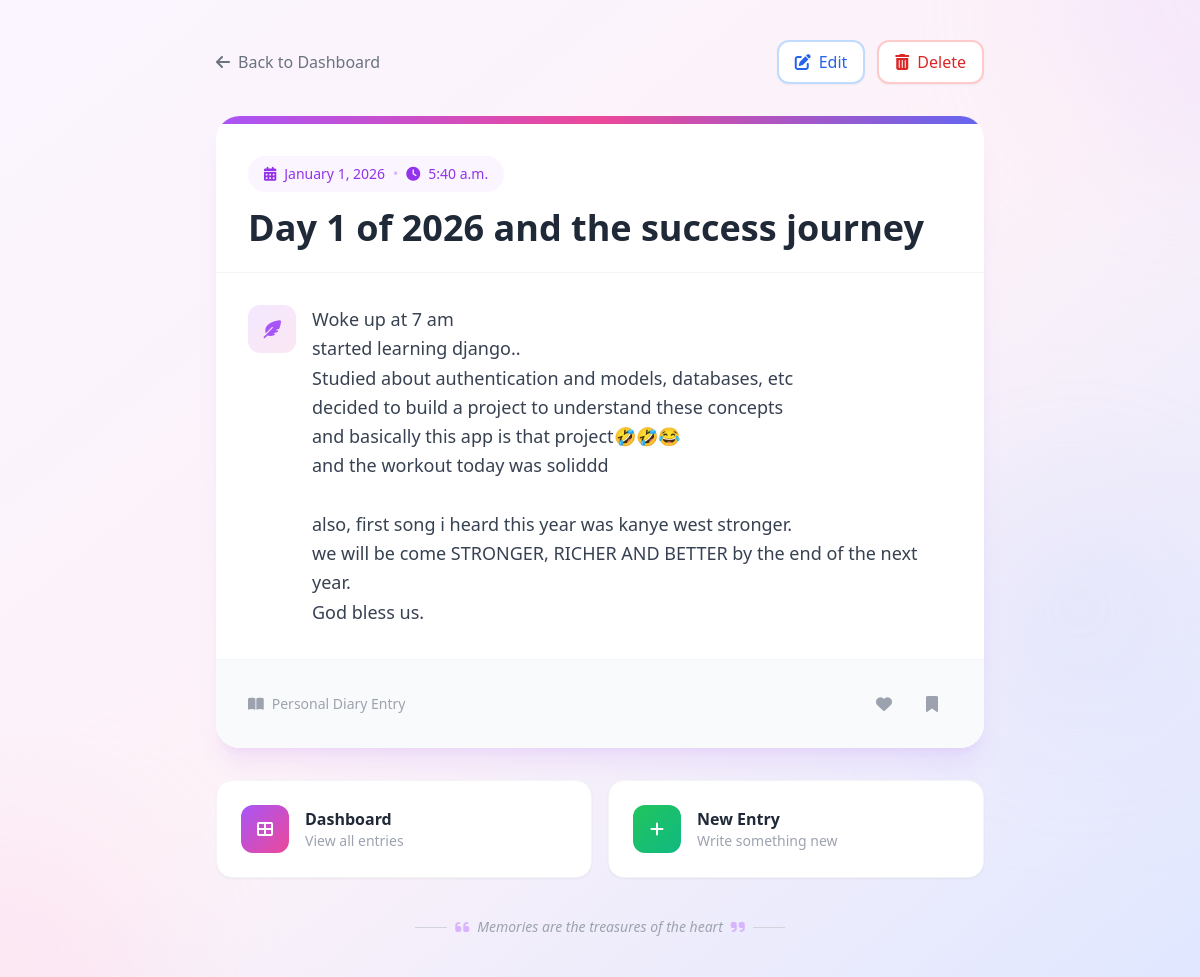
Screenshot of /entry/3/ (signed in) with the database file from the repository.
### diary/models.py (models this page shows, shortened)
class DiaryEntry(models.Model):
    title = models.CharField(max_length=200)
    content = models.TextField()
    created_at = models.DateTimeField(auto_now_add=True)
    owner = models.ForeignKey(
        User,
        on_delete=models.CASCADE
    )

### diary/views.py (the view)
# urls.py: path("entry/<int:entry_id>/", entry_detail, name="entry_detail"),
@login_required
def entry_detail(request, entry_id):
    entry = get_object_or_404(DiaryEntry, id=entry_id, owner=request.user)
    return render(request, "diary/entry_detail.html", {"entry": entry})

### diary/templates/diary/entry_detail.html (shortened to what this page needs)
<!DOCTYPE html>
<html lang="en">
<head>
    <script src="https://cdn.tailwindcss.com"></script>
    <link rel="stylesheet" href="https://cdnjs.cloudflare.com/ajax/libs/font-awesome/6.4.0/css/all.min.css">
</head>
<body class="min-h-screen bg-gradient-to-br from-purple-50 via-pink-50 to-indigo-100 py-10 px-6">
    <div class="fixed inset-0 overflow-hidden pointer-events-none">
        <div class="absolute -top-40 -right-40 w-80 h-80 bg-purple-200 rounded-full mix-blend-multiply filter blur-3xl opacity-30"></div>
        <div class="absolute -bottom-40 -left-40 w-80 h-80 bg-pink-200 rounded-full mix-blend-multiply filter blur-3xl opacity-30"></div>
        <div class="absolute top-1/2 right-0 w-60 h-60 bg-indigo-200 rounded-full mix-blend-multiply filter blur-3xl opacity-20"></div>
    </div>
    <div class="relative max-w-3xl mx-auto">
        <div class="flex flex-col sm:flex-row sm:items-center sm:justify-between gap-4 mb-8">
            <a href="{% url 'dashboard' %}" class="inline-flex items-center space-x-2 text-gray-500 hover:text-purple-600 group transition-colors duration-300">
                <i class="fas fa-arrow-left group-hover:-translate-x-1 transition-transform duration-300"></i>
                <span>Back to Dashboard</span>
            </a>
            <div class="flex items-center space-x-3">
                <a href="{% url 'edit_entry' entry.id %}" class="inline-flex items-center space-x-2 px-4 py-2 bg-white text-blue-600 font-medium rounded-xl border-2 border-blue-200 hover:bg-blue-50 hover:border-blue-300 hover:scale-105 active:scale-95 transition-all duration-300 shadow-sm">
                    <i class="fas fa-pen-to-square"></i>
                    <span>Edit</span>
                </a>
                <a href="{% url 'delete_entry' entry.id %}" class="inline-flex items-center space-x-2 px-4 py-2 bg-white text-red-600 font-medium rounded-xl border-2 border-red-200 hover:bg-red-50 hover:border-red-300 hover:scale-105 active:scale-95 transition-all duration-300 shadow-sm">
                    <i class="fas fa-trash-alt"></i>
                    <span>Delete</span>
                </a>
            </div>
        </div>
        <article class="bg-white rounded-3xl shadow-xl shadow-purple-500/10 overflow-hidden">
            <div class="h-2 bg-gradient-to-r from-purple-500 via-pink-500 to-indigo-500"></div>
            <div class="px-8 pt-8 pb-6 border-b border-gray-100">
                <div class="inline-flex items-center space-x-2 px-4 py-2 bg-purple-50 text-purple-600 rounded-full text-sm font-medium mb-4">
                    <i class="fas fa-calendar-alt"></i>
                    <span>{{ entry.created_at|date:"F j, Y" }}</span>
                    <span class="text-purple-300">•</span>
                    <i class="fas fa-clock"></i>
                    <span>{{ entry.created_at|date:"g:i a" }}</span>
                </div>
                <h1 class="text-3xl sm:text-4xl font-bold text-gray-800 leading-tight">
                    {{ entry.title }}
                </h1>
            </div>
            <div class="px-8 py-8">
                <div class="flex items-start space-x-4">
                    <div class="hidden sm:flex flex-shrink-0 w-12 h-12 bg-gradient-to-br from-purple-100 to-pink-100 rounded-xl items-center justify-center">
                        <i class="fas fa-feather-alt text-purple-500 text-lg"></i>
                    </div>
                    <div class="flex-1 min-w-0">
                        <div class="content-area text-gray-700 text-lg leading-relaxed">{{ entry.content }}</div>
                    </div>
                </div>
            </div>
            <div class="px-8 py-6 bg-gray-50 border-t border-gray-100">
                <div class="flex flex-col sm:flex-row sm:items-center sm:justify-between gap-4">
                    <div class="flex items-center space-x-4 text-sm text-gray-400">
                        <div class="flex items-center space-x-2">
                            <i class="fas fa-book-open"></i>
                            <span>Personal Diary Entry</span>
                        </div>
                    </div>
                    <div class="flex items-center space-x-2">
                        <button class="w-10 h-10 flex items-center justify-center text-gray-400 hover:text-pink-500 hover:bg-pink-50 rounded-xl transition-all duration-300">
                            <i class="fas fa-heart"></i>
                        </button>
                        <button class="w-10 h-10 flex items-center justify-center text-gray-400 hover:text-purple-500 hover:bg-purple-50 rounded-xl transition-all duration-300">
                            <i class="fas fa-bookmark"></i>
                        </button>
                    </div>
                </div>
            </div>
        </article>
        <div class="grid grid-cols-1 sm:grid-cols-2 gap-4 mt-8">
            <a href="{% url 'dashboard' %}" class="group bg-white rounded-2xl p-6 shadow-sm border border-gray-100 hover:shadow-lg hover:border-purple-200 transition-all duration-300">
                <div class="flex items-center space-x-4">
                    <div class="w-12 h-12 bg-gradient-to-br from-purple-500 to-pink-500 rounded-xl flex items-center justify-center group-hover:scale-110 transition-transform duration-300">
                        <i class="fas fa-th-large text-white"></i>
                    </div>
                    <div>
                        <p class="font-semibold text-gray-800 group-hover:text-purple-600 transition-colors duration-300">Dashboard</p>
                        <p class="text-sm text-gray-400">View all entries</p>
                    </div>
                </div>
            </a>
            <a href="{% url 'create_entry' %}" class="group bg-white rounded-2xl p-6 shadow-sm border border-gray-100 hover:shadow-lg hover:border-purple-200 transition-all duration-300">
                <div class="flex items-center space-x-4">
                    <div class="w-12 h-12 bg-gradient-to-br from-green-500 to-emerald-500 rounded-xl flex items-center justify-center group-hover:scale-110 transition-transform duration-300">
                        <i class="fas fa-plus text-white"></i>
                    </div>
                    <div>
                        <p class="font-semibold text-gray-800 group-hover:text-green-600 transition-colors duration-300">New Entry</p>
                        <p class="text-sm text-gray-400">Write something new</p>
                    </div>
                </div>
            </a>
        </div>
        <div class="mt-8 text-center">
            <div class="inline-flex items-center space-x-2 text-gray-400">
                <div class="w-8 h-px bg-gray-300"></div>
                <i class="fas fa-quote-left text-purple-300"></i>
                <span class="italic text-sm">Memories are the treasures of the heart</span>
                <i class="fas fa-quote-right text-purple-300"></i>
                <div class="w-8 h-px bg-gray-300"></div>
            </div>
        </div>
    </div>
</body>
</html>

### diary/templates/diary/entry_detail.html (style rules this page uses)
.content-area { white-space: pre-line; }

### rows the page displays
DiaryEntry: created_at "January 1, 2026", created_at "5:40 a.m.", title "Day 1 of 2026 and the success journey", content "Woke up at 7 am started learning django.. Studied about authentication and models, databases, etc decided to build a project to understand these concepts and basically this app is that project🤣🤣😂 and the workout today was soliddd also, first song i heard this year was kanye west stronger. we will be come STRONGER, RICHER AND BETTER by the end of the next year. God bless us."
